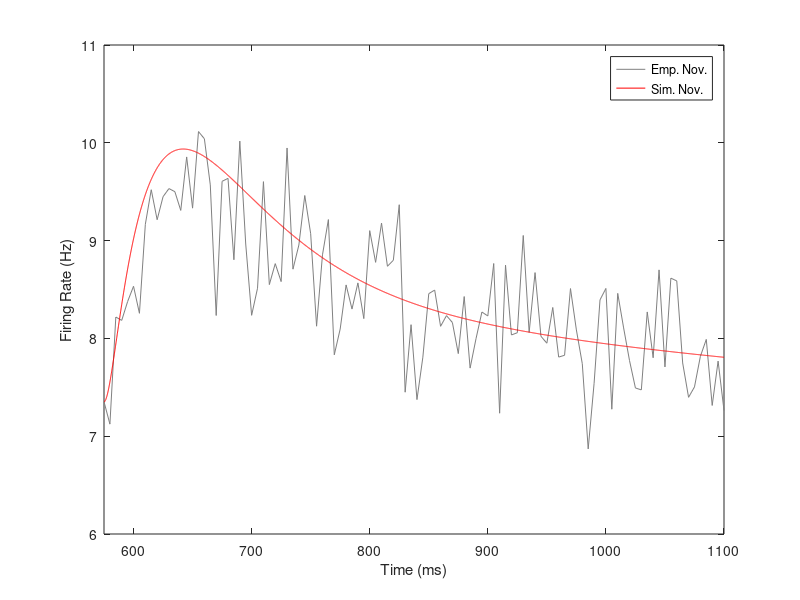
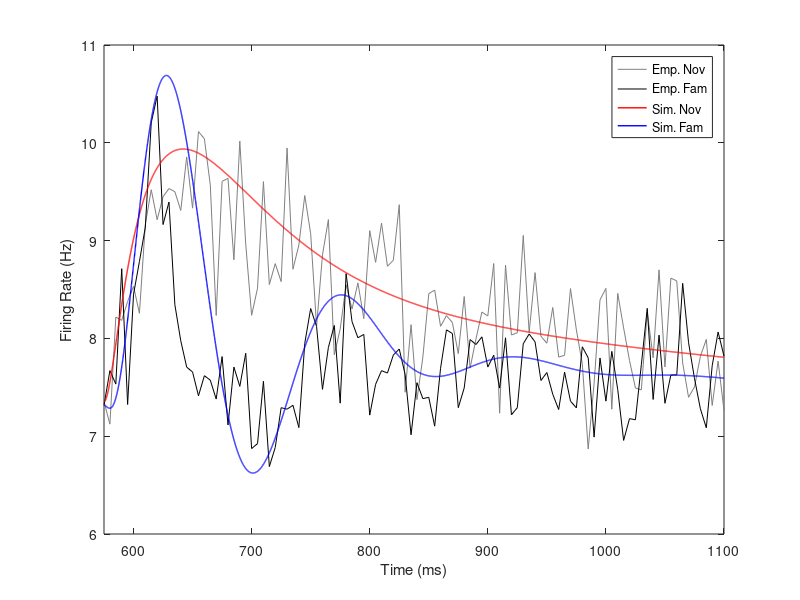
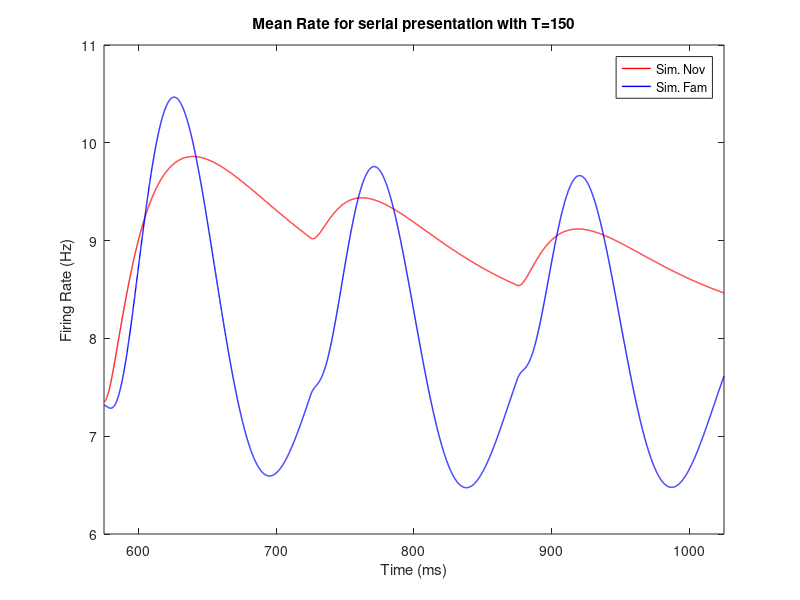

Here is the MATLAB script that generated these plots, in order:
clc;clear all;close all;
%% Experimental data
load('Data_Freedman.mat')
% Data_Freedman.mat has mean firing rates for nov and fam stimuli 
% t: time
% R_nov: mean rate for nov stim
% R_fam: mean rate for fam stim
dt  = 5;             % time step in the data (ms)

%% Simulation for one stimulus presentation
% Parameters
tau = 5;             % time constant for rate dynamics (ms)
k = 1.8;            % Strength of adaptation
w = 0;              % uniform connectivity strength before learning
ws = .9;            % Potentiation in high rate neurons after learning = strength of positive fdbk in m dynamics

% Adapation variables which are linearly filtered firing rates
tau_A = 200;        % time constant for adaptation current (ms)
alpha_A = dt/tau_A;

A_nov = R_nov;
A_fam = R_fam;
for i = 2:length(t)
    A_nov(i) = (1-alpha_A)*A_nov(i-1) + alpha_A*R_nov(i-1);
    A_fam(i) = (1-alpha_A)*A_fam(i-1) + alpha_A*R_fam(i-1);
end

t_fit = 575:dt:1100;
index_fit = round(t_fit(1)/dt):round(t_fit(end)/dt);
Inov_fit = R_nov(index_fit);
Ifam_fit = R_fam(index_fit);
Rnov_fit = R_nov(index_fit-1);
Rfam_fit = R_fam(index_fit-1);
Anov_fit = A_nov(index_fit-1);
Afam_fit = A_fam(index_fit-1);

% % External input for mean (IextMean for r dynamics) and max(IextMax for m dynamics) rate
Iext = Inov_fit - w*Rnov_fit + k*Anov_fit;
% DiffExpEqn = 'a*exp(-x/t1)+b*exp(-x/t2)-a-b';
% xdata = t_fit-t_fit(1);
% ydata = (Iext-Iext(1))';
% IextFit = fit(xdata',ydata',DiffExpEqn,'Start',[-6 5 25 200]);
IextFit.a = -5;
IextFit.b = 6;
IextFit.t1 = 40;
IextFit.t2 = 700;

dt_sim = .1;
t_sim = t(index_fit(1)):dt_sim:t(index_fit(end));
IextMean = IextFit.a*(exp(-(t_sim-t_sim(1))/IextFit.t1)-1)+IextFit.b*(exp(-(t_sim-t_sim(1))/IextFit.t2)-1)+Iext(1);
IextMax  = IextFit.a*(exp(-(t_sim-t_sim(1))/20)-1)-IextFit.a*(exp(-(t_sim-t_sim(1))/400)-1)+Iext(1);    % shorter rise and decay time constant for faster dynamics after learning
IextMean = IextMean';
IextMax  = IextMax';

% Simulation of firing rate before learning, Rnov_sim
Rnov_sim(1) = Rnov_fit(1);
Anov_sim(1) = Rnov_fit(1);

for i = 2:length(t_sim)
    Rnov_sim(i) = Rnov_sim(i-1) + dt_sim/dt*(-Rnov_sim(i-1)+w*Rnov_sim(i-1)-k*(Anov_sim(i-1)-Anov_sim(1))+ (IextMean(i-1)-IextMean(1)) +Rnov_sim(1));
    Anov_sim(i) = Anov_sim(i-1) + dt_sim/tau_A*(-Anov_sim(i-1) + Rnov_sim(i-1));
end
figure;
plot(t(index_fit),Rnov_fit,'Color',[0.5 0.5 0.5]);hold on
plot(t_sim,Rnov_sim,'r');hold off
xlim([t(index_fit(1)) t(index_fit(end))]);
xlabel('Time (ms)');ylabel('Firing Rate (Hz)')
legend('Emp. Nov.','Sim. Nov.')

%  Simulation of firing rate after learning, Rfam_sim with m_sim
m_sim = 0;
n_sim = 0;

for i = 2:length(t_sim)+1
    m_sim(i) = m_sim(i-1) + dt_sim/dt*(-m_sim(i-1)+ws*(m_sim(i-1)) - k*(n_sim(i-1)) + (IextMax(i-1)-Iext(1)));
    n_sim(i) = n_sim(i-1) + dt_sim/tau_A*(-n_sim(i-1) + m_sim(i-1));
end
% figure;
% plot(t_sim,m_sim(2:end)/max(m_sim),'k')
% xlim([t(index_fit(1)) t(index_fit(end))]);
% xlabel('Time (ms)');ylabel('Normalized m')

fpost_FF = -0.7;
fpost_Rec = 0.3;

Rfam_sim(1) = Rfam_fit(1);
Afam_sim(1) = Rfam_fit(1);

for i = 2:length(t_sim)
    Rfam_sim(i) = Rfam_sim(i-1) + dt_sim/dt*(-Rfam_sim(i-1)+w*Rfam_sim(i-1)-k*(Afam_sim(i-1)-Afam_sim(1))...
        + fpost_Rec*m_sim(i) + (IextMean(i-1)-IextMean(1)) + fpost_FF*(IextMax(i-1)-Iext(1))+Rfam_sim(1));
    Afam_sim(i) = Afam_sim(i-1) + dt_sim/tau_A*(-Afam_sim(i-1) + Rfam_sim(i-1));
end

figure;
plot(t(index_fit),Rnov_fit,'Color',[0.5 0.5 0.5]);hold on
plot(t(index_fit),Rfam_fit,'k');
plot(t_sim,Rnov_sim,'r','LineWidth',1)
plot(t_sim,Rfam_sim,'b','LineWidth',1)
xlim([t(index_fit(1)) t(index_fit(end))]);
xlabel('Time (ms)');ylabel('Firing Rate (Hz)')
legend('Emp. Nov','Emp. Fam','Sim. Nov','Sim. Fam')


%% Simulation for multiple stimulus presentation 
StimPeriod = 150;
NT_Period = StimPeriod/dt_sim;
T_multiple = t(index_fit(1)):dt_sim:t(index_fit(1))+StimPeriod*3;
NT_multiple = length(T_multiple);

Iext_multiple = zeros(NT_multiple,1);
I_const = IextMean(1);
Iext_multiple(1:NT_Period) = IextMean(1:NT_Period)-I_const;
DecayRate = exp(-dt_sim/50);
for k = 1:2;
    for j = k*NT_Period+1:(k+1)*NT_Period
        Iext_multiple(j) = Iext_multiple(j-1)*DecayRate;
    end
    Iext_multiple(k*NT_Period+1:(k+1)*NT_Period) = Iext_multiple(k*NT_Period+1:(k+1)*NT_Period)+IextMean(1:NT_Period)-I_const;
end
Iext_multiple = Iext_multiple+I_const;

IextMax_multiple = zeros(NT_multiple,1);
I_const = IextMean(1);
IextMax_multiple(1:NT_Period) = IextMax(1:NT_Period)-I_const;
for k = 1:2;
    for j = k*NT_Period+1:(k+1)*NT_Period
        IextMax_multiple(j) = IextMax_multiple(j-1)*DecayRate;
    end
    IextMax_multiple(k*NT_Period+1:(k+1)*NT_Period) = IextMax_multiple(k*NT_Period+1:(k+1)*NT_Period)+IextMax(1:NT_Period)-I_const;
end
IextMax_multiple = IextMax_multiple+I_const;

Rnov_multiple(1) = Rnov_fit(1);
Anov_multiple(1) = Rnov_fit(1);
Rfam_multiple(1) = Rfam_fit(1);
Afam_multiple(1) = Rfam_fit(1);
m_multiple = 0;
n_multiple = 0;

for i = 2:NT_multiple+1
    m_multiple(i) = m_multiple(i-1) + dt_sim/dt*(-m_multiple(i-1)+ws*(m_multiple(i-1)) - k*(n_multiple(i-1)) + (IextMax_multiple(i-1)-Iext(1)));
    n_multiple(i) = n_multiple(i-1) + dt_sim/tau_A*(-n_multiple(i-1) + m_multiple(i-1));
end

for i = 2:NT_multiple
    Rnov_multiple(i) = Rnov_multiple(i-1) + dt_sim/dt*(-Rnov_multiple(i-1)+w*Rnov_multiple(i-1)-k*(Anov_multiple(i-1)-Anov_multiple(1)) + (Iext_multiple(i-1)-IextMean(1)) +Rnov_multiple(1));
    Anov_multiple(i) = Anov_multiple(i-1) + dt_sim/tau_A*(-Anov_multiple(i-1) + Rnov_multiple(i-1));

    Rfam_multiple(i) = Rfam_multiple(i-1) + dt_sim/dt*(-Rfam_multiple(i-1)+w*Rfam_multiple(i-1)-k*(Afam_multiple(i-1)-Afam_multiple(1))...
        + fpost_Rec*m_multiple(i) + (Iext_multiple(i-1)-IextMean(1)) + fpost_FF*(IextMax_multiple(i-1)-Iext(1))+Rfam_multiple(1));
    Afam_multiple(i) = Afam_multiple(i-1) + dt_sim/tau_A*(-Afam_multiple(i-1) + Rfam_multiple(i-1));
end

figure;
plot(T_multiple,Rnov_multiple,'r','LineWidth',1)
hold on;
plot(T_multiple,Rfam_multiple,'b','LineWidth',1)
hold off
xlim([T_multiple(1) T_multiple(end)]);
xlabel('Time (ms)');ylabel('Firing Rate (Hz)')
legend('Sim. Nov','Sim. Fam')
title(['Mean Rate for serial presentation with T=',num2str(StimPeriod)])